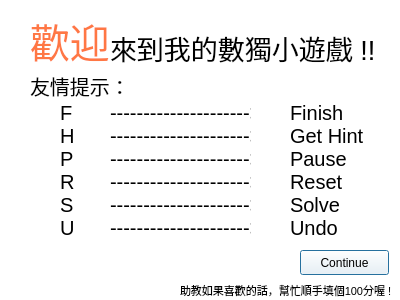
<?xml version="1.0" encoding="UTF-8"?>
<ui version="4.0">
 <class>BeginDialog</class>
 <widget class="QDialog" name="BeginDialog">
  <property name="geometry">
   <rect>
    <x>0</x>
    <y>0</y>
    <width>400</width>
    <height>300</height>
   </rect>
  </property>
  <property name="windowTitle">
   <string>Welcome</string>
  </property>
  <property name="windowIcon">
   <iconset resource="resources.qrc">
    <normaloff>:/Resources/img/myGrade.png</normaloff>:/Resources/img/myGrade.png</iconset>
  </property>
  <property name="autoFillBackground">
   <bool>false</bool>
  </property>
  <property name="styleSheet">
   <string notr="true">background-color:rgb(255,255,255);</string>
  </property>
  <widget class="QLabel" name="label">
   <property name="geometry">
    <rect>
     <x>30</x>
     <y>10</y>
     <width>81</width>
     <height>61</height>
    </rect>
   </property>
   <property name="font">
    <font>
     <pointsize>30</pointsize>
    </font>
   </property>
   <property name="styleSheet">
    <string notr="true">#label
{
background-color: transparent;
background: none;
border: none;
background-repeat: none;
color: rgb(255,119,68);
}</string>
   </property>
   <property name="text">
    <string>歡迎</string>
   </property>
  </widget>
  <widget class="QLabel" name="label_2">
   <property name="geometry">
    <rect>
     <x>110</x>
     <y>10</y>
     <width>271</width>
     <height>75</height>
    </rect>
   </property>
   <property name="font">
    <font>
     <pointsize>20</pointsize>
    </font>
   </property>
   <property name="text">
    <string>來到我的數獨小遊戲 !!</string>
   </property>
  </widget>
  <widget class="QLabel" name="label_3">
   <property name="geometry">
    <rect>
     <x>180</x>
     <y>280</y>
     <width>331</width>
     <height>21</height>
    </rect>
   </property>
   <property name="font">
    <font>
     <pointsize>8</pointsize>
    </font>
   </property>
   <property name="styleSheet">
    <string notr="true">#label_3
{
background-color: transparent;
background: none;
border: none;
background-repeat: none;
color: rgb(136, 0, 0	);
}</string>
   </property>
   <property name="text">
    <string>助教如果喜歡的話，幫忙順手填個100分喔 !</string>
   </property>
  </widget>
  <widget class="QLabel" name="label_4">
   <property name="geometry">
    <rect>
     <x>30</x>
     <y>70</y>
     <width>211</width>
     <height>31</height>
    </rect>
   </property>
   <property name="font">
    <font>
     <pointsize>15</pointsize>
    </font>
   </property>
   <property name="text">
    <string>友情提示：</string>
   </property>
  </widget>
  <widget class="QLabel" name="label_5">
   <property name="geometry">
    <rect>
     <x>60</x>
     <y>100</y>
     <width>16</width>
     <height>141</height>
    </rect>
   </property>
   <property name="font">
    <font>
     <pointsize>15</pointsize>
    </font>
   </property>
   <property name="text">
    <string>F
H
P
R
S
U</string>
   </property>
  </widget>
  <widget class="QLabel" name="label_6">
   <property name="geometry">
    <rect>
     <x>110</x>
     <y>100</y>
     <width>141</width>
     <height>141</height>
    </rect>
   </property>
   <property name="font">
    <font>
     <pointsize>15</pointsize>
    </font>
   </property>
   <property name="styleSheet">
    <string notr="true">#label_6
{
background-color: transparent;
background: none;
border: none;
background-repeat: none;
color: rgb(0,0,0);
}</string>
   </property>
   <property name="text">
    <string>---------------------&gt;
---------------------&gt;
---------------------&gt;
---------------------&gt;
---------------------&gt;
---------------------&gt;</string>
   </property>
  </widget>
  <widget class="QLabel" name="label_7">
   <property name="geometry">
    <rect>
     <x>290</x>
     <y>100</y>
     <width>81</width>
     <height>141</height>
    </rect>
   </property>
   <property name="font">
    <font>
     <pointsize>15</pointsize>
    </font>
   </property>
   <property name="styleSheet">
    <string notr="true">#label_7
{
background-color: transparent;
background: none;
border: none;
background-repeat: none;
color: rgb(0,0,0);
}</string>
   </property>
   <property name="text">
    <string>Finish
Get Hint
Pause
Reset
Solve
Undo</string>
   </property>
  </widget>
  <widget class="QPushButton" name="begin_cancel">
   <property name="geometry">
    <rect>
     <x>300</x>
     <y>250</y>
     <width>89</width>
     <height>25</height>
    </rect>
   </property>
   <property name="text">
    <string>Continue</string>
   </property>
  </widget>
 </widget>
 <resources>
  <include location="resources.qrc"/>
 </resources>
 <connections/>
</ui>
